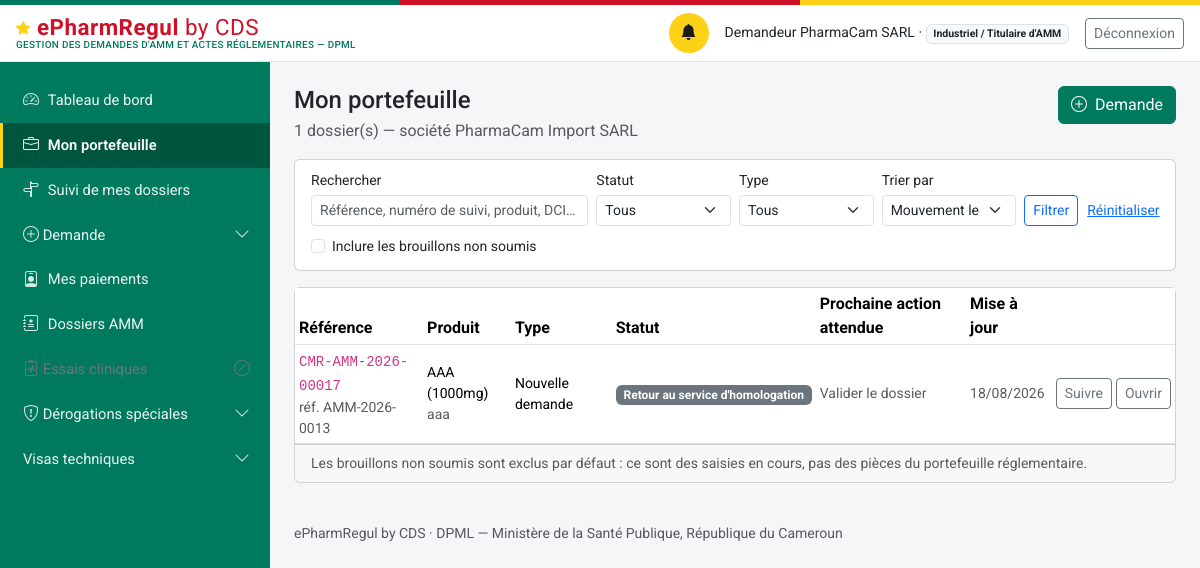
The app's page /industriel/portefeuille (signed in), older data.
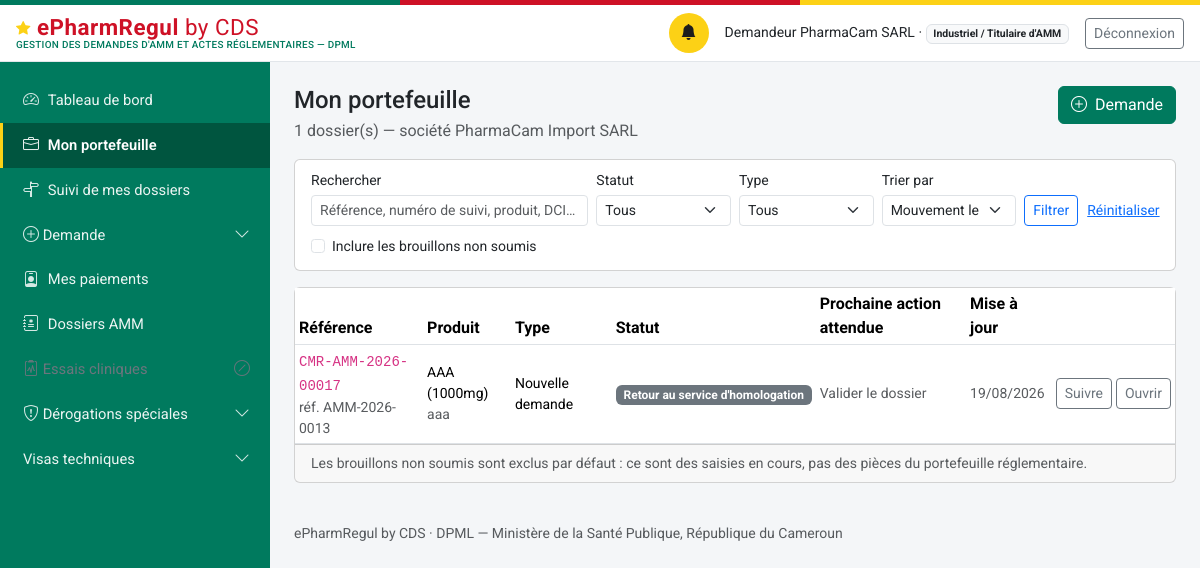
The same page, newer data.
### models.py (models this page shows, shortened)
class DossierAMM(db.Model):
    id = db.Column(db.Integer, primary_key=True)
    numero = db.Column(db.String(30), unique=True, nullable=True)  # AMM-{annee}-{seq4}, attribué au dépôt
    produit_id = db.Column(db.Integer, db.ForeignKey("produit.id"), nullable=False)
    type_procedure = db.Column(db.String(20), nullable=False, default="nouvelle_demande")
    demandeur_id = db.Column(db.Integer, db.ForeignKey("personne.id"), nullable=False)
    statut = db.Column(db.String(30), nullable=False, default="brouillon")
    date_depot = db.Column(db.DateTime, nullable=True)
    date_decision = db.Column(db.DateTime, nullable=True)
    module_ctd_1_json = db.Column(db.Text, default="{}")
    module_ctd_2_json = db.Column(db.Text, default="{}")
    module_ctd_3_json = db.Column(db.Text, default="{}")
    module_ctd_4_json = db.Column(db.Text, default="{}")
    module_ctd_5_json = db.Column(db.Text, default="{}")
    motif_decision = db.Column(db.Text, nullable=True)
    date_validite_amm = db.Column(db.Date, nullable=True)
    numero_certificat = db.Column(db.String(30), nullable=True)
    numero_amm = db.Column(db.String(30), nullable=True)
    date_limite_reponse_complement = db.Column(db.DateTime, nullable=True)
    date_limite_retrait_document = db.Column(db.Date, nullable=True)  # décision favorable uniquement
    checklist_recevabilite = db.Column(db.JSON, default=dict)
    numero_suivi = db.Column(db.String(40), unique=True)
    nature_acte = db.Column(db.String(20), nullable=True)
    type_produit = db.Column(db.String(40), nullable=True)
    type_dossier = db.Column(db.String(10), nullable=True)
    voie_homologation = db.Column(db.String(30), default="nationale")
    autorite_reference = db.Column(db.String(30), nullable=True)
    programme_oms = db.Column(db.String(30), nullable=True)
    reference_etrangere = db.Column(db.String(120), nullable=True)
    date_reference = db.Column(db.Date, nullable=True)
    clock_debut = db.Column(db.DateTime)
    clock_suspendu_depuis = db.Column(db.DateTime)
    clock_total_suspendu_jours = db.Column(db.Integer, default=0)
    representant_local_nom = db.Column(db.String(200), nullable=True)
    representant_local_contact = db.Column(db.String(200), nullable=True)
    date_creation = db.Column(db.DateTime, default=datetime.utcnow)
    date_maj = db.Column(db.DateTime, default=datetime.utcnow, onupdate=datetime.utcnow)
    demandeur = db.relationship("Personne", foreign_keys=[demandeur_id])
    avis = db.relationship("AvisEvaluationMA", backref="dossier", lazy="dynamic",
                            order_by="AvisEvaluationMA.date_creation",
                            cascade="all, delete-orphan")
    module_ctd_1 = property(lambda self: self._ctd_get(1), lambda self, v: self._ctd_set(1, v))
    module_ctd_2 = property(lambda self: self._ctd_get(2), lambda self, v: self._ctd_set(2, v))
    module_ctd_3 = property(lambda self: self._ctd_get(3), lambda self, v: self._ctd_set(3, v))
    module_ctd_4 = property(lambda self: self._ctd_get(4), lambda self, v: self._ctd_set(4, v))
    module_ctd_5 = property(lambda self: self._ctd_get(5), lambda self, v: self._ctd_set(5, v))

class Produit(db.Model):
    id = db.Column(db.Integer, primary_key=True)
    denomination_commune_internationale = db.Column(db.String(300), nullable=False, default="")
    nom_commercial = db.Column(db.String(300), nullable=False, default="")
    forme_pharmaceutique = db.Column(db.String(150), nullable=False, default="")
    dosage = db.Column(db.String(150))
    categorie = db.Column(db.String(30), nullable=False, default="medicament")
    nature = db.Column(db.String(30), nullable=True)
    fabricant_id = db.Column(db.Integer, db.ForeignKey("etablissement.id"), nullable=True)
    titulaire_amm_id = db.Column(db.Integer, db.ForeignKey("etablissement.id"), nullable=True)
    pays_origine = db.Column(db.String(150))
    statut_amm_courant = db.Column(db.String(20), nullable=False, default="aucune")
    date_creation = db.Column(db.DateTime, default=datetime.utcnow)
    est_mitm = db.Column(db.Boolean, nullable=False, default=False)
    disponibilite_declaree = db.Column(db.String(20), nullable=True)  # disponible | rupture
    composition_integrale = db.Column(db.Text, nullable=True)
    classe_therapeutique = db.Column(db.String(300), nullable=True)
    indications_therapeutiques = db.Column(db.Text, nullable=True)
    voie_administration = db.Column(db.String(150), nullable=True)
    duree_stabilite = db.Column(db.String(100), nullable=True)
    prix_grossiste_ht = db.Column(db.Integer, nullable=True)  # XAF, hors taxe
    dosage_valeur = db.Column(db.String(40), nullable=True)
    dosage_unite = db.Column(db.String(20), nullable=True)
    code_atc = db.Column(db.String(10), nullable=True)
    conditionnement = db.Column(db.String(120), nullable=True)
    quantite_conditionnement = db.Column(db.String(80), nullable=True)
    pharmacien_telephone = db.Column(db.String(40), nullable=True)
    pharmacien_email = db.Column(db.String(150), nullable=True)
    categorie_mta = db.Column(db.String(120), nullable=True)
    mecanisme_action = db.Column(db.Text, nullable=True)
    excipients = db.Column(db.Text, nullable=True)
    adresse_fabricant = db.Column(db.Text, nullable=True)
    adresse_site_fabrication = db.Column(db.Text, nullable=True)
    adresse_controle_qualite = db.Column(db.Text, nullable=True)
    adresse_demandeur = db.Column(db.Text, nullable=True)
    exploitant = db.Column(db.Text, nullable=True)
    representant_cameroun = db.Column(db.Text, nullable=True)
    prix_public_cameroun = db.Column(db.Integer, nullable=True)  # FCFA
    fabricant = db.relationship("Etablissement", foreign_keys=[fabricant_id])
    titulaire_amm = db.relationship("Etablissement", foreign_keys=[titulaire_amm_id])
    dossiers = db.relationship("DossierAMM", backref="produit", lazy="dynamic",
                                foreign_keys="DossierAMM.produit_id")
    @property
    def libelle(self):
        base = self.nom_commercial or self.denomination_commune_internationale or f"Produit #{self.id}"
        if self.dosage:
            return f"{base} ({self.dosage})"
        return base

### routes_industriel.py (the view, shortened to what this page needs)
@bp.route("/portefeuille")
@login_required
def portefeuille():
    import matrice_acces
    import tableau_de_bord as tdb
    u = current_user()
    if u is None or not u.est_externe:
        abort(403)
    if not matrice_acces.acte_concerne(u, "homologation"):
        return _portefeuille_agrements(u)
    statut = request.args.get("statut", "").strip()
    type_proc = request.args.get("type", "").strip()
    recherche = request.args.get("q", "").strip()
    tri = request.args.get("tri", "recent")
    if tri not in TRIS:
        tri = "recent"
    avec_brouillons = request.args.get("brouillons") == "1"
    q = esp.dossiers_de_la_societe(u)
    if statut:
        q = q.filter(DossierAMM.statut == statut)
    elif not avec_brouillons:
        q = q.filter(DossierAMM.statut != "brouillon")
    if type_proc:
        q = q.filter(DossierAMM.type_procedure == type_proc)
    dossiers = q.order_by(TRIS[tri][1]).all()
    return render_template(
        "industriel/portefeuille.html", u=u, dossiers=dossiers,
        statut=statut, type_proc=type_proc, recherche=recherche, tri=tri,
        avec_brouillons=avec_brouillons, TRIS=TRIS,
        prochaine_action=tdb.prochaine_action,
        STATUTS=wf.STATUTS, TYPES=wf.TYPES_PROCEDURE)

### auth.py (called while the page is built)
def current_user():
    uid = session.get("user_id")
    if not uid:
        return None
    return db.session.get(Personne, uid)

def login_required(view):
    @wraps(view)
    def wrapped(*a, **kw):
        if not current_user():
            return redirect(url_for("login", next=request.path))
        return view(*a, **kw)
    return wrapped

### espace_industriel.py (called while the page is built)
def personnes_de_la_societe(user):
    if user is None:
        return []
    if not user.etablissement_rattachement_id:
        return [user.id]
    return [p.id for p in Personne.query.filter_by(
        etablissement_rattachement_id=user.etablissement_rattachement_id).all()]

def dossiers_de_la_societe(user):
    return DossierAMM.query.filter(
        DossierAMM.demandeur_id.in_(personnes_de_la_societe(user)))

### machine_etats.py (called while the page is built)
def statut_canonique(dossier_ou_code):
    code = getattr(dossier_ou_code, "statut", dossier_ou_code) or "brouillon"
    return ALIAS.get(code, code)

def est_terminal(dossier_ou_code):
    return STATUTS.get(statut_canonique(dossier_ou_code),
                       (None, None, False))[2]

def attend_le_deposant(dossier):
    return any(r in DEPOSANT for r in acteurs_attendus(dossier))

### permissions.py (called while the page is built)
def est_externe(role):
    return role in ROLES_EXTERNES

### templates/industriel/portefeuille.html (shortened to what the changed rows need)
{% extends "base.html" %}
{% block content %}
<div class="d-flex justify-content-between align-items-start flex-wrap gap-2 mb-3">
  <div>
    <h1 class="h4 mb-1">Mon portefeuille</h1>
  </div>
</div>
<div class="card">
  {% if dossiers %}
  <div class="table-responsive">
    <table class="table table-sm mb-0 align-middle">
      <thead><tr>
        <th>Référence</th><th>Produit</th><th>Type</th><th>Statut</th>
        <th>Prochaine action attendue</th><th>Mise à jour</th><th></th>
      </tr></thead>
      <tbody>
      {% for d in dossiers %}
      {% set acteur, action = prochaine_action(d) %}
        <tr>
          <td>
            <code>{{ d.numero_suivi or d.numero or '—' }}</code>
            {% if d.numero_suivi and d.numero %}
            <div class="small text-muted">réf. {{ d.numero }}</div>
            {% endif %}
          </td>
          <td class="small">
            {{ d.produit.libelle if d.produit else '—' }}
            {% if d.produit and d.produit.denomination_commune_internationale %}
            <div class="text-muted">
              {{ d.produit.denomination_commune_internationale }}</div>
            {% endif %}
          </td>
          <td class="small">{{ TYPES.get(d.type_procedure, d.type_procedure) }}</td>
          <td>
            {% if d.statut == 'approuve' %}
            <span class="badge bg-success">{{ STATUTS[d.statut] }}</span>
            {% elif d.statut in ('rejete', 'irrecevable') %}
            <span class="badge bg-danger">{{ STATUTS[d.statut] }}</span>
            {% elif d.statut == 'complement_requis' %}
            <span class="badge bg-warning text-dark">{{ STATUTS[d.statut] }}</span>
            {% elif d.statut == 'cloture_delai_depasse' %}
            <span class="badge bg-dark">{{ STATUTS[d.statut] }}</span>
            {% elif d.statut == 'brouillon' %}
            <span class="badge bg-light text-dark border">{{ STATUTS[d.statut] }}</span>
            {% else %}
            <span class="badge bg-secondary">{{ STATUTS.get(d.statut, d.statut) }}</span>
            {% endif %}
          </td>
          <td class="small">
            {% if acteur == 'vous' %}
            <span class="text-warning-emphasis fw-semibold">
              <i class="bi bi-hand-index me-1"></i>{{ action }}</span>
            {% elif acteur %}
            <span class="text-muted">{{ action }}</span>
            {% else %}
            <span class="text-secondary">{{ action }}</span>
            {% endif %}
          </td>
          <td class="small text-muted text-nowrap">
            {{ d.date_maj.strftime('%d/%m/%Y') if d.date_maj else '—' }}</td>
          <td class="text-end text-nowrap">
            <a class="btn btn-sm btn-outline-secondary"
               href="{{ url_for('industriel.suivi_dossier', dossier_id=d.id) }}">
              Suivre</a>
            <a class="btn btn-sm btn-outline-secondary"
               href="{{ url_for('dossier.parcours', dossier_id=d.id) }}">
              Ouvrir</a>
          </td>
        </tr>
      {% endfor %}
      </tbody>
    </table>
  </div>
  {% endif %}
</div>
{% endblock %}

Row changes from the older to the newer data that the page shows:
changed DossierAMM "Nouvelle demande": date_maj "18/08/2026" → "19/08/2026"
